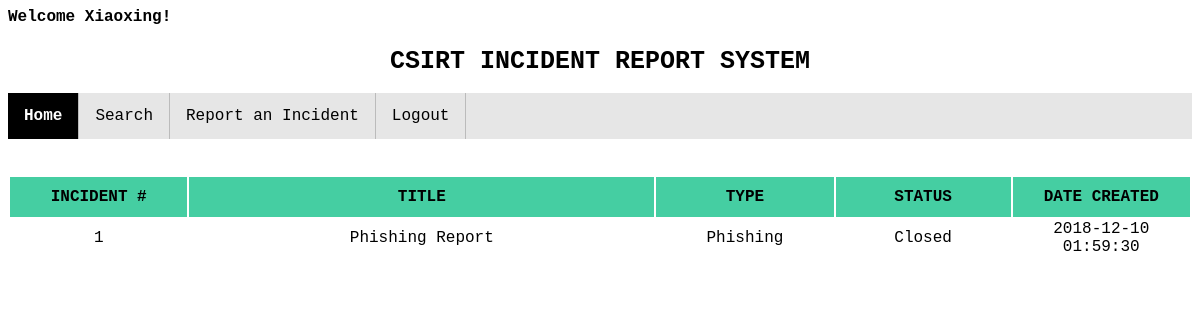
The page /Homepage.php (signed in) on the database its author committed.
### tables this page shows
CREATE TABLE IF NOT EXISTS `IncidentResponders` (
  `lastName` VARCHAR(30) NOT NULL,
  `firstName` VARCHAR(45) NOT NULL,
  `responderID`INT NOT NULL,
  `username` VARCHAR (20) NOT NULL,
  `password` VARCHAR (50) NOT NULL,
  PRIMARY KEY (`username`));

CREATE TABLE IF NOT EXISTS `Incident` (
  `incidentNo` INT NOT NULL AUTO_INCREMENT,
  `incidentTitle` VARCHAR(45) NOT NULL,
  `incidentType` VARCHAR(45) NULL,
  `incidentStatus` VARCHAR(10) NOT NULL,
  `dateCreated` DATETIME NOT NULL,
  PRIMARY KEY (`incidentNo`),
  UNIQUE INDEX `incidentNo_UNIQUE` (`incidentNo` ASC) VISIBLE);

### session.php (called while the page is built, shortened)
<?php
	include("connection.php");
	$validate = $_SESSION['login_user'];
	$sql = mysqli_query($db, "SELECT username FROM incidentResponders WHERE username = '$validate'");
	$row = mysqli_fetch_array($sql, MYSQLI_ASSOC);
        $login_session = $row['username'];
?>

### Homepage.php (the view, shortened to what this page needs)
<?php
 include ('session.php');
 include ("connection.php");
?>
<html lang="en">
<head>
 <link rel="stylesheet" type ="text/css" href="Homepage.css"/>
 </head>
<body>
   <h4> Welcome
	 <?php
	 $name = mysqli_query($db, "SELECT firstName FROM incidentResponders WHERE username = '$login_session';");
	 $who = mysqli_fetch_row($name);
	 echo $who[0]; ?>! </h4>
   <h1> CSIRT INCIDENT REPORT SYSTEM </h1>
 <ul>
     <li> <a class= "current" href= "#homepage"> Home </a> </li>
     <li> <a href = "Query.html"> Search </a> </li>
     <li> <a href = "NewIncident.html"> Report an Incident </a> </li>
     <li> <a href = "Logout.php"> Logout </a> </li>
</ul>
<br><br>
<table class="IncidentsTable">
  <tr class="TableHeader">
    <th id="headerItem"><center>Incident #</center></th>
    <th id="headerItemTitle"><center>Title</center></th>
    <th id="headerItem"><center>Type</center></th>
    <th id="headerItem"><center>Status</center></th>
    <th id="headerItem"><center>Date Created</center></th>
  </tr>
<?php
        $sql = "SELECT * FROM Incident ORDER BY dateCreated DESC";
        $result = mysqli_query($db,$sql);
        $table = $result->fetch_all();
                foreach($table as $row) {
                ?>
                <tr class = "TableRow">
                <?php
                foreach($row as $value)
                {
                        echo "<td>$value</td>";
                }
                }
                ?>
                </tr>
</table>
</body>
</html>

### Homepage.css (style rules this page uses)
h1 { text-align: center; font-family: "Courier New", Courier, monospace; font-size: 25px; }
body { font-family: "Courier New"; }
ul { list-style-type: none; margin: 0; padding: 0; overflow: hidden; background-color: #e6e6e6; }
#headerItem { width: 190px; text-align:center; }
#headerItemTitle { width: 520px; text-align:center; }
th { width:100%; text-transform: uppercase; background-color: #45CEA2; overflow: hidden; font-weight:bold; color: black; height: 40px; vertical-align: center; padding(12 * 1.5) 0; }
td { text-align:center; padding: (12 * 1.5) 0; border: 0px; height: 30px; }
tr:nth-child(even) { background: #ffffff; }
tr:nth-child(odd) { background: #e0e0e0; }
li { float: left; border-right: 1px solid #bbb; }
li a { display: block; color: black; text-align: center; padding: 14px 16px; text-decoration: none; }
.current { background-color: black; color: white; font-weight: bold; }

### rows shown on the page
incidentresponders: firstName "Xiaoxing"
incident: incidentNo "1", incidentTitle "Phishing Report", incidentType "Phishing", incidentStatus "Closed", dateCreated "2018-12-10 01:59:30"
